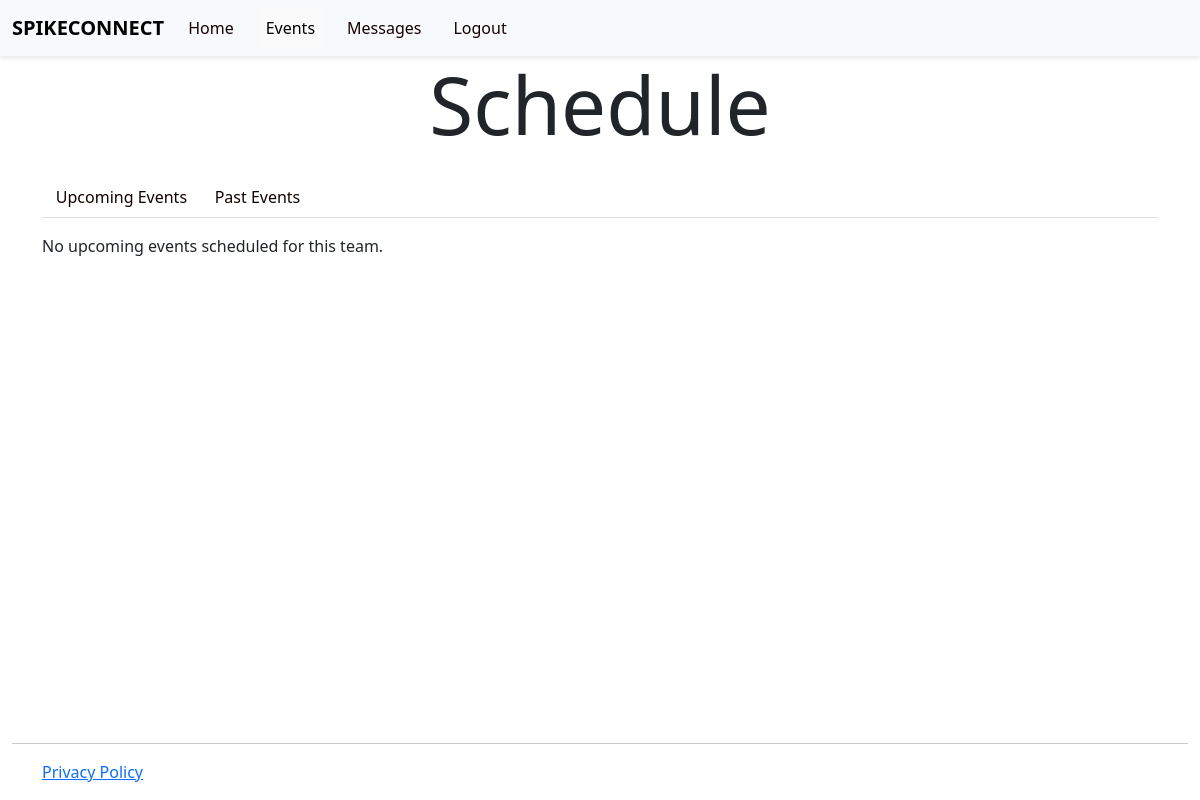
/team/1/events, run on an earlier commit of the app's database.
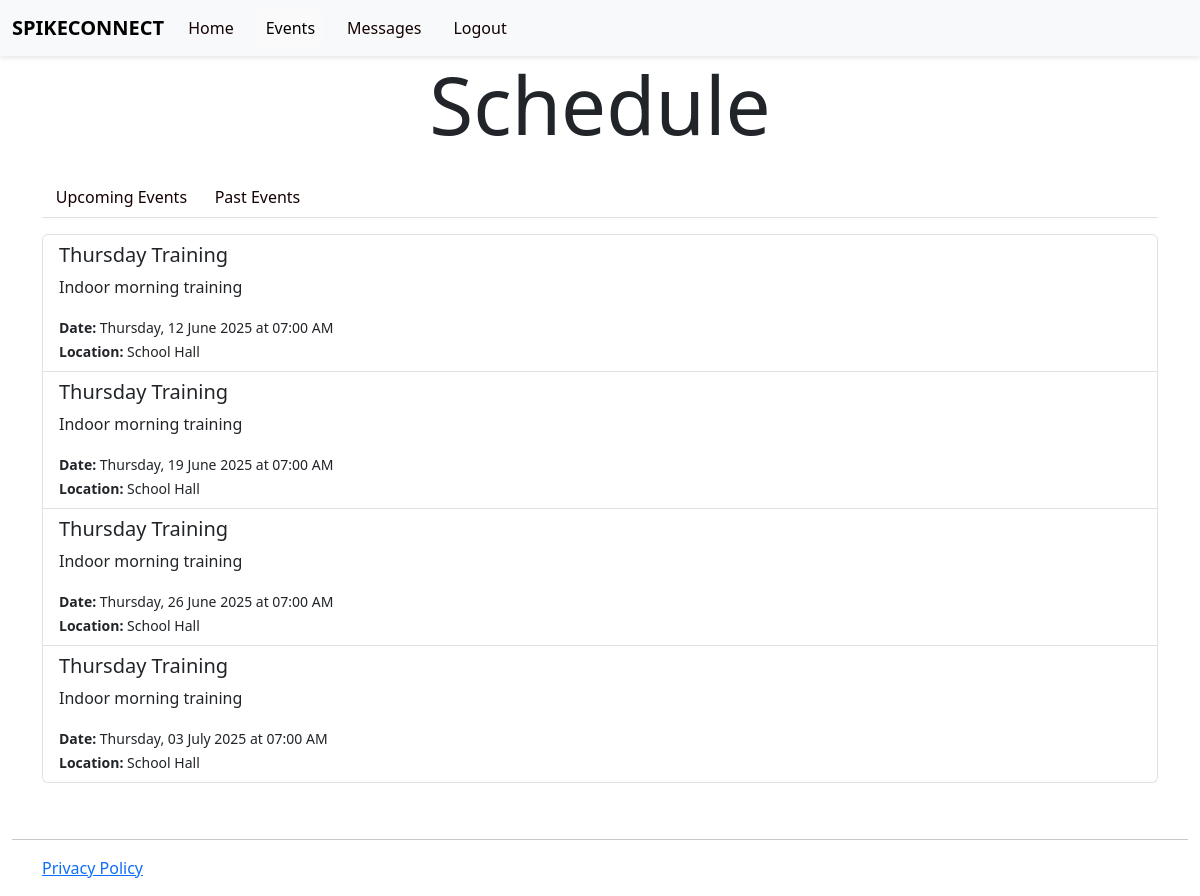
And on a later commit of the database.
### tables this page shows
CREATE TABLE team_events (
    id INTEGER PRIMARY KEY AUTOINCREMENT,
    team_id INTEGER NOT NULL,
    title TEXT NOT NULL,
    description TEXT,
    event_date DATETIME NOT NULL,
    location TEXT,
    created_at DATETIME DEFAULT CURRENT_TIMESTAMP,
    FOREIGN KEY (team_id) REFERENCES volleyball_teams(id)
);

### main.py (the view)
@app.route('/team/<int:team_id>/events', methods=['GET', 'POST'])
def team_events(team_id):
    lock = acquire_session_lock()
    with lock:
        return teamHandler.handle_team_events(team_id)

### databaseManagement.py (called while the page is built)
def get_team_by_id(team_id):
    conn = sql.connect(db_path)
    cur = conn.cursor()
    cur.execute("SELECT id, name, description, created_at FROM volleyball_teams WHERE id = ?", (team_id,))
    row = cur.fetchone()
    conn.close()
    if row:
        return {
            "id": row[0],
            "name": row[1],
            "description": row[2],
            "created_at": row[3]
        }
    return None

def get_upcoming_team_events(team_id):
    conn = sql.connect(db_path)
    cur = conn.cursor()
    now = datetime.now().strftime("%Y-%m-%dT%H:%M")
    cur.execute(
        "SELECT id, title, description, event_date, location FROM team_events WHERE team_id = ? AND event_date >= ? ORDER BY event_date ASC",
        (team_id, now)
    )
    events = []
    for row in cur.fetchall():
        try:
            event_date = datetime.strptime(row[3], "%Y-%m-%dT%H:%M")
            formatted_date = event_date.strftime("%A, %d %B %Y at %I:%M %p")
        except Exception:
            formatted_date = row[3]
        events.append({
            "id": row[0],
            "title": row[1],
            "description": row[2],
            "event_date": formatted_date,
            "location": row[4]
        })
    conn.close()
    return events

def get_past_team_events(team_id):
    conn = sql.connect(db_path)
    cur = conn.cursor()
    now = datetime.now().strftime("%Y-%m-%dT%H:%M")
    cur.execute(
        "SELECT id, title, description, event_date, location FROM team_events WHERE team_id = ? AND event_date < ? ORDER BY event_date DESC",
        (team_id, now)
    )
    events = []
    for row in cur.fetchall():
        try:
            event_date = datetime.strptime(row[3], "%Y-%m-%dT%H:%M")
            formatted_date = event_date.strftime("%A, %d %B %Y at %I:%M %p")
        except Exception:
            formatted_date = row[3]
        events.append({
            "id": row[0],
            "title": row[1],
            "description": row[2],
            "event_date": formatted_date,
            "location": row[4]
        })
    conn.close()
    return events

def get_team_members(team_id):
    conn = sql.connect(db_path)
    cur = conn.cursor()
    cur.execute("SELECT id, username FROM secure_users_9f WHERE team_id = ? AND role != 'Coach'", (team_id,))
    members = cur.fetchall()
    conn.close()
    return members

### main.py (called while the page is built)
@app.teardown_request
def teardown_request(exception=None):
    return cleanup_session_lock(exception)

### templates/teamEvents.html (shortened to what this page needs)
{% extends 'layout.html' %} {% block content %}
<div class="container">
  <div class="row">
    <h1 class="display-1">Schedule</h1>
  </div>
  <ul class="nav nav-tabs mb-3" id="eventTabs" role="tablist">
    <li class="nav-item" role="presentation">
      <button
        class="nav-link active"
        id="upcoming-tab"
        data-bs-toggle="tab"
        data-bs-target="#upcoming"
        type="button"
        role="tab"
        aria-controls="upcoming"
        aria-selected="true"
      >
        Upcoming Events
      </button>
    </li>
    <li class="nav-item" role="presentation">
      <button
        class="nav-link"
        id="past-tab"
        data-bs-toggle="tab"
        data-bs-target="#past"
        type="button"
        role="tab"
        aria-controls="past"
        aria-selected="false"
      >
        Past Events
      </button>
    </li>
  </ul>
  <div class="tab-content" id="eventTabsContent">
    <div
      class="tab-pane fade show active"
      id="upcoming"
      role="tabpanel"
      aria-labelledby="upcoming-tab"
    >
      {% if upcoming_events %}
      <ul class="list-group mb-4">
        {% for event in upcoming_events %}
        <li class="list-group-item">
          <h5>{{ event.title }}</h5>
          <p>{{ event.description }}</p>
          <small>
            <strong>Date:</strong> {{ event.event_date }}<br />
            <strong>Location:</strong> {{ event.location }}
          </small>
        </li>
        {% endfor %}
      </ul>
      {% else %}
      <p>No upcoming events scheduled for this team.</p>
      {% endif %}
    </div>
  </div>
</div>
{% endblock %}

### templates/layout.html (shortened to what this page needs)
<!DOCTYPE html>
<html lang="en">
  <head>
    <link
      rel="stylesheet"
      href="{{ url_for('static', filename='css/style.css') }}"
    />
    <link
      rel="stylesheet"
      href="{{ url_for('static', filename='css/bootstrap.min.css') }}"
    />
  </head>
  <body>
    {% if request.endpoint != 'two_factor' %} {% include 'partials/menu.html' %}
    {% endif %} {% block content %} {% endblock %} {%include
    "partials/footer.html" %}
  </body>
</html>

### templates/partials/menu.html (shortened to what this page needs)
<nav class="navbar navbar-expand-lg bg-body-tertiary">
  <div class="container-fluid">
    <a class="navbar-brand" href="#">SpikeConnect</a>
    <div class="collapse navbar-collapse" id="navbarSupportedContent">
      <ul class="navbar-nav me-auto mb-2 mb-lg-0">
        {% if team_nav %}
        <li class="nav-item">
          <a class="nav-link" href="{{ url_for('index') }}">Home</a>
        </li>
        <li class="nav-item">
          <a
            class="nav-link"
            href="{{ url_for('team_events', team_id=team.id) }}"
            >Events</a
          >
        </li>
        <li class="nav-item">
          <a
            class="nav-link"
            href="{{ url_for('team_messages', team_id=team.id) }}"
            >Messages</a
          >
        </li>
        <li class="nav-item">
          <a class="nav-link" href="{{ url_for('logout') }}">Logout</a>
        </li>
        {% endif %}
      </ul>
    </div>
  </div>
</nav>

### templates/partials/footer.html
<footer>
  <div class="container-fluid">
    <hr />
  </div>
  <div class="container">
    <div class="row">
      <a href="{{ url_for('privacy') }}">Privacy Policy</a>
    </div>
  </div>
</footer>

### static/css/style.css (style rules this page uses)
* { margin: 0; padding: 0; box-sizing: border-box; }
body { font-family: "Poppins", sans-serif; background-color: #f9f9f9; color: #333; margin: 0; padding: 0; }
h1 { text-align: center; font-size: 2.5rem; color: #222; margin-bottom: 1rem; }
.navbar { background-color: #007bff; box-shadow: 0 2px 5px rgba(0, 0, 0, 0.1); padding: 0.8rem 1rem; }
.navbar-brand { font-size: 1.5rem; font-weight: 600; color: #fff; text-transform: uppercase; transition: color 0.3s ease; }
.navbar-nav { gap: 1rem; align-items: center; }
.nav-item .nav-link { color: #140101; font-size: 1rem; font-weight: 500; text-transform: capitalize; transition: color 0.3s ease; padding: 0.5rem 0.8rem; border-radius: 5px; }
.nav-item .nav-link:hover, .nav-item .nav-link.active { color: #ffd700; background-color: rgba(255, 255, 255, 0.2); }
html, body { height: 100%; margin: 0; display: flex; flex-direction: column; }
footer { padding: 1rem 0; margin-top: auto; }

What changed in the data, as far as the page shows it:
added team_events: title "Thursday Training", description "Indoor morning training", event_date "Thursday, 12 June 2025 at 07:00 AM", location "School Hall"
added team_events: title "Thursday Training", description "Indoor morning training", event_date "Thursday, 19 June 2025 at 07:00 AM", location "School Hall"
added team_events: title "Thursday Training", description "Indoor morning training", event_date "Thursday, 26 June 2025 at 07:00 AM", location "School Hall"
added team_events: title "Thursday Training", description "Indoor morning training", event_date "Thursday, 03 July 2025 at 07:00 AM", location "School Hall"
Also different on the page:
text no longer shown: "No upcoming events scheduled for this team."
